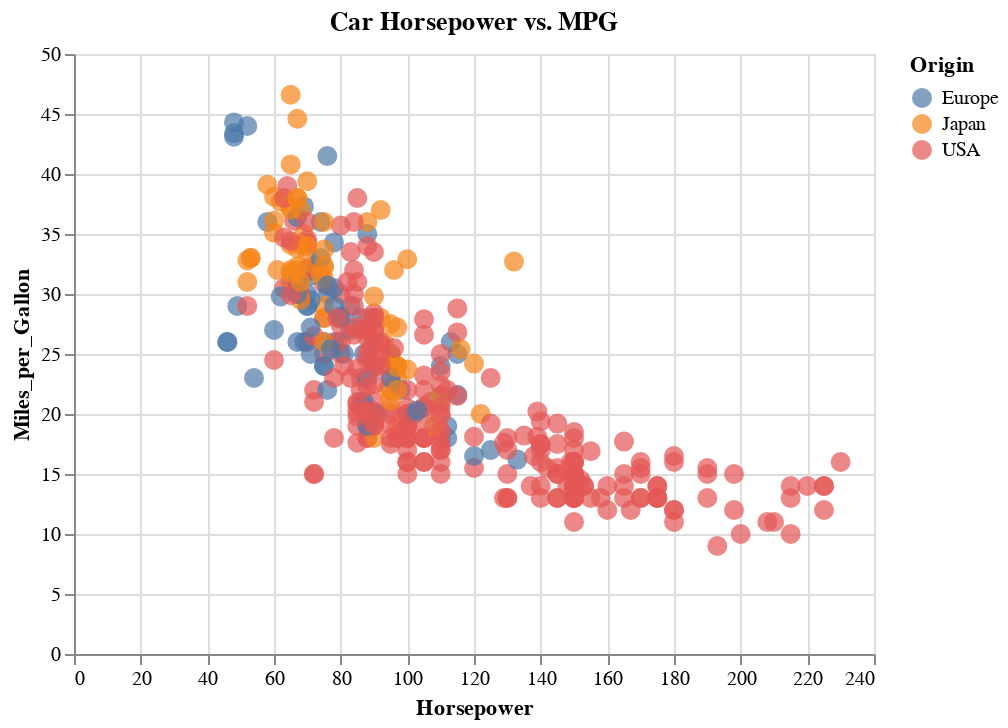

The code cell stored with this chart in its notebook:
### Markdown cell above
## Scatter Plot
In a scatter plot, the values of 2 variables are plotted as points on a 2-dimensional grid. Additonally, you can also use a third variable to determine the size or color of the points.

### Example
The [cars dataset](https://github.com/altair-viz/vega_datasets/tree/master/vega_datasets/_data) provides features of different cars. The cars dataset is included with the `vega-altair` library, and can be loaded as a `pandas` dataframe.

### Code cell
import altair as alt
from vega_datasets import data

# Load the cars dataset
cars = data.cars()

# Create a scatter plot
scatter_plot = alt.Chart(cars).mark_circle(size=100).encode(
    x='Horsepower:Q',         # X-axis
    y='Miles_per_Gallon:Q',   # Y-axis
    color='Origin:N'          # Dot color based on car origin
).properties(
    title="Car Horsepower vs. MPG"
)

# Display the plot
scatter_plot

### Figure 1 — Vega-Lite specification as saved in the notebook (floating-point values rounded to 4 significant figures; data arrays with more than 128 entries replaced by an {"elided": "..."} marker saying what was removed)
{"config": {"view": {"continuousWidth": 400, "continuousHeight": 300}}, "data": {"name": "data-f02450ab61490a1363517a0190416235"}, "mark": {"type": "circle", "size": 100}, "encoding": {"color": {"field": "Origin", "type": "nominal"}, "x": {"field": "Horsepower", "type": "quantitative"}, "y": {"field": "Miles_per_Gallon", "type": "quantitative"}}, "title": "Car Horsepower vs. MPG", "$schema": "https://vega.github.io/schema/vega-lite/v4.17.0.json", "datasets": {"data-f02450ab61490a1363517a0190416235": {"elided": "406 records"}}}
